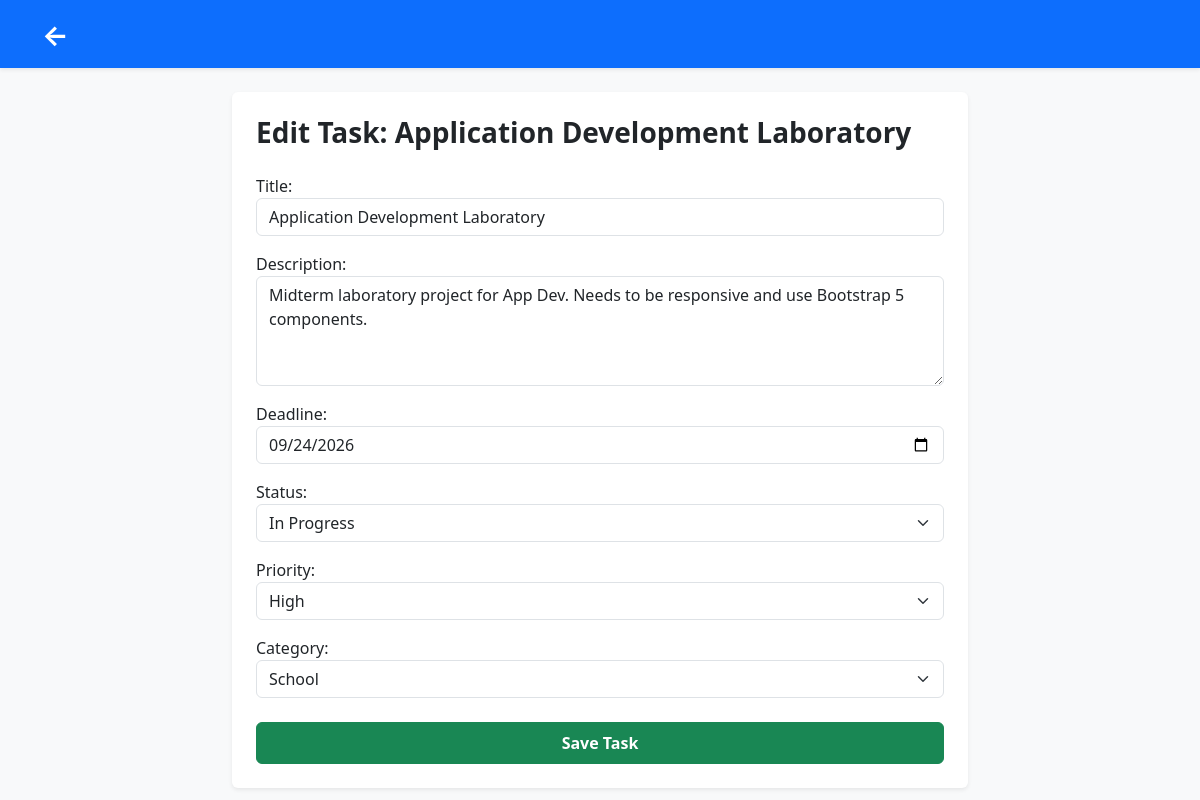
Page /task/15/edit/ (signed in) on the earlier database version.
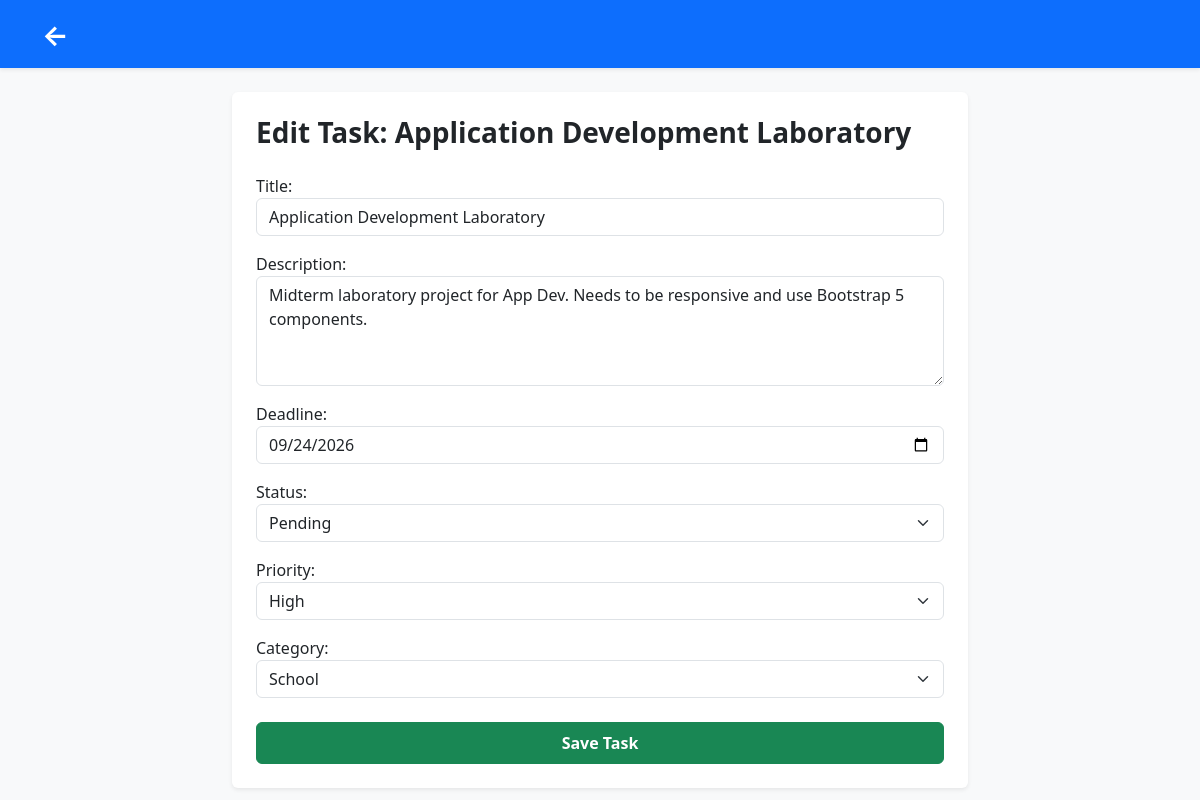
Same page on the later database version.
### tasks/models.py (models this page shows, shortened)
class BaseModel(models.Model):
    created_at = models.DateTimeField(auto_now_add=True)
    updated_at = models.DateTimeField(auto_now=True)
    class Meta:
        abstract = True

class Task(BaseModel):
    title = models.CharField(max_length=200)
    description = models.TextField()
    deadline = models.DateTimeField()
    status = models.CharField(max_length=50, choices=STATUS_CHOICES, default="Pending")
    category = models.ForeignKey(Category, on_delete=models.CASCADE)
    priority = models.ForeignKey(Priority, on_delete=models.CASCADE)
    user = models.ForeignKey(User, on_delete=models.CASCADE, null=True, blank=True)

### tasks/views.py (the view)
# urls.py: path('task/<int:pk>/edit/', views.task_update, name='task_update'),
@login_required
def task_update(request, pk):
    task = get_object_or_404(Task, pk=pk, user=request.user)
    if request.method == 'POST':
        form = TaskForm(request.POST, instance=task)
        if form.is_valid():
            form.save()
            return redirect('task_list')
    else:
        form = TaskForm(instance=task)
    return render(request, 'tasks/task_form.html', {'form': form, 'task': task})

### tasks/forms.py
class TaskForm(forms.ModelForm):
    class Meta:
        model = Task
        fields = ['title', 'description', 'deadline', 'status', 'priority', 'category']
        widgets = {
            'title': forms.TextInput(attrs={'class': 'form-control mb-3', 'placeholder': 'Enter task title...'}),
            'description': forms.Textarea(attrs={'class': 'form-control mb-3', 'rows': 4, 'placeholder': 'Describe the task...'}),
            'deadline': forms.DateInput(attrs={'class': 'form-control mb-3', 'type': 'date'}),
            'status': forms.Select(attrs={'class': 'form-select mb-3'}),
            'priority': forms.Select(attrs={'class': 'form-select mb-3'}),
            'category': forms.Select(attrs={'class': 'form-select mb-3'}),
        }

### tasks/models.py (called while the page is built)
    def __str__(self):
        return self.name

    def __str__(self):
        return self.name

### tasks/templates/tasks/task_form.html (shortened to what this page needs)
<!DOCTYPE html>
<html lang="en">
<head>
    <link href="https://cdn.jsdelivr.net/npm/bootstrap@5.3.0/dist/css/bootstrap.min.css" rel="stylesheet">
</head>
<body class="bg-light">
    <nav class="navbar navbar-dark bg-primary shadow-sm mb-4">
        <div class="container">
            <a class="navbar-brand fw-bold fs-3" href="{% url 'task_list' %}">&larr;</a>
        </div>
    </nav>
    <div class="container">
        <div class="row justify-content-center">
            <div class="col-md-8">
                <div class="card shadow-sm border-0 p-4">
                    <h3 class="fw-bold mb-4">
                        {% if task %}Edit Task: {{ task.title }}{% else %}Create New Task{% endif %}
                    </h3>
                    <form method="POST">
                        {{ form.as_p }}
                        <div class="d-grid mt-4">
                            <button type="submit" class="btn btn-success fw-bold py-2">Save Task</button>
                        </div>
                    </form>
                </div>
            </div>
        </div>
    </div>
</body>
</html>

Differences in the rows shown:
changed Task "Application Development Laboratory": status "In Progress" → "Pending"
